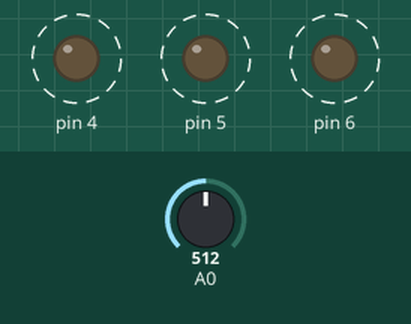
Recording of a sketch running on a simulated Arduino Uno, built with avr-gcc and run on an emulated ATmega328P. Shown: output pins drawn as LEDs (lit = HIGH). Dashed ring = blinking. The test bench sets the inputs (shaded band); at power-on: A0 = 512. What the sketch prints to the serial monitor is not drawn.

Above: at 1.2 s.
1.3 s: A0 set to 533
4.3 s: A0 set to 568
Timing chart, 0 to 13.3 s (numbered marks = the images above; inputs shaded):
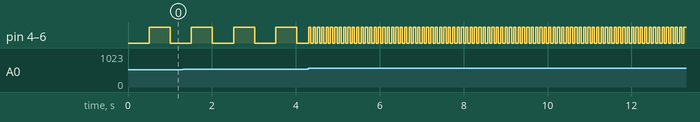

Measured:
- after the input at 4.3 s, pin 4–6: alternates HIGH for 0.05 s and LOW for 0.05 s, starting at once
- by itself, pin 4–6: alternates HIGH for 0.50 s and LOW for 0.50 s

The sketch:

SmartKitchenAlarm.ino
```cpp
long previousTime = 0;
long currentTime = 0;

void setup() {
  // put your setup code here, to run once:
  Serial.begin(9600);
  pinMode(A0, INPUT);
  pinMode(4, OUTPUT);
  pinMode(5, OUTPUT);
  pinMode(6, OUTPUT);
}

void loop() {
  // put your main code here, to run repeatedly:
  int gasLevel = analogRead(A0);
  Serial.println(gasLevel);

  if (gasLevel >= 550) {

    currentTime = millis();
    if (currentTime - previousTime >= 50) {
      previousTime = currentTime;
      int pinState = digitalRead(4);

      digitalWrite(4, !pinState);
      digitalWrite(5, !pinState);
      digitalWrite(6, !pinState);
    }
  } else if (gasLevel >= 150) {

    currentTime = millis();
    if (currentTime - previousTime >= 500) {
      previousTime = currentTime;
      int pinState = digitalRead(4);

      digitalWrite(4, !pinState);
      digitalWrite(5, !pinState);
      digitalWrite(6, !pinState);
    }
  } else {
    digitalWrite(4, 0);
    digitalWrite(5, 0);
    digitalWrite(6, 0);
  }
}
      
```
